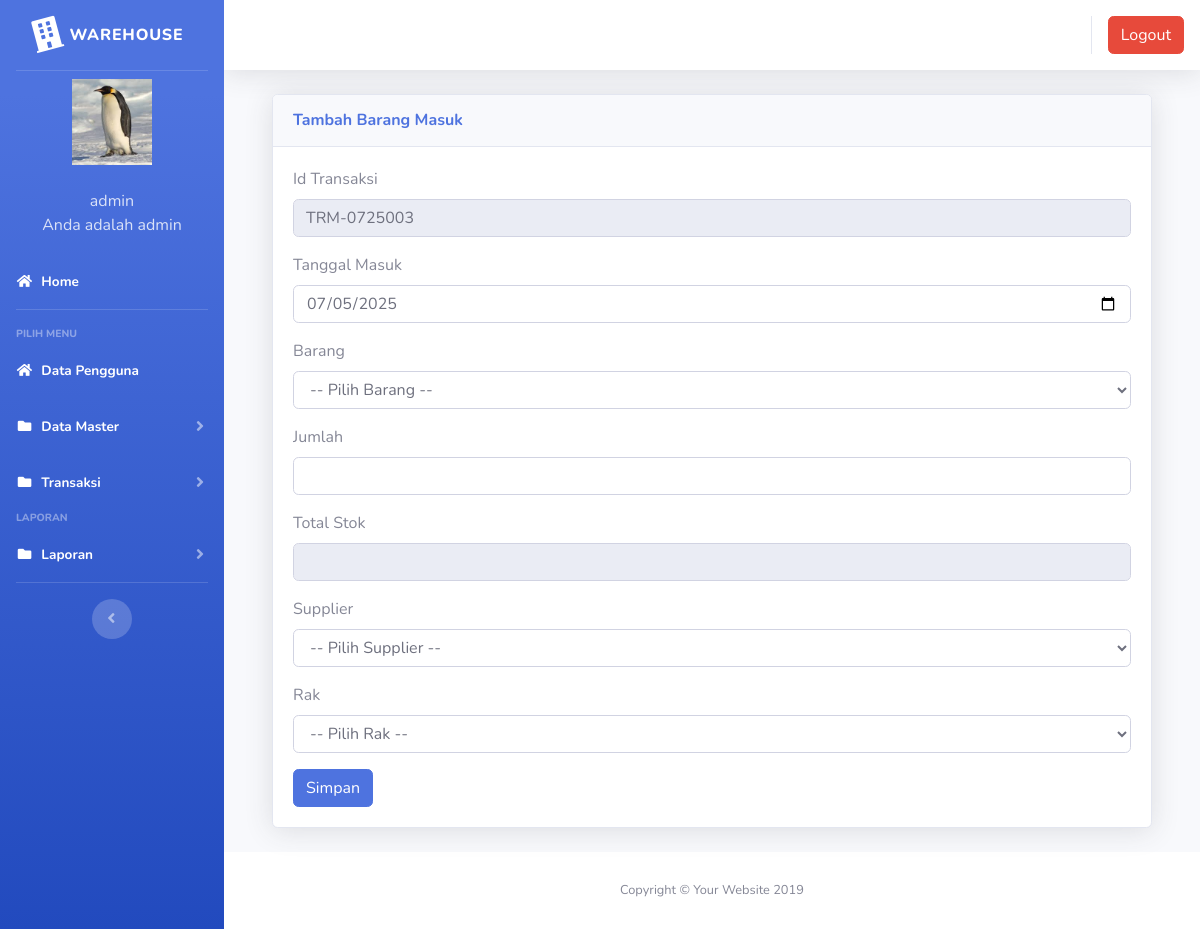
The page /inventori/index.php?page=barangmasuk&aksi=tambahbarangmasuk (signed in) on the database its author committed.
### tables this page shows
CREATE TABLE `users` (
  `id` int(11) NOT NULL,
  `nik` varchar(10) NOT NULL,
  `nama` varchar(100) NOT NULL,
  `alamat` varchar(200) NOT NULL,
  `telepon` varchar(100) NOT NULL,
  `username` varchar(100) NOT NULL,
  `password` varchar(100) NOT NULL,
  `level` varchar(25) NOT NULL DEFAULT 'member',
  `foto` varchar(25) NOT NULL
);

CREATE TABLE `barang_masuk` (
  `id` int(11) NOT NULL,
  `id_transaksi` varchar(100) NOT NULL,
  `tanggal` date NOT NULL,
  `kode_barang` varchar(100) NOT NULL,
  `nama_barang` varchar(100) NOT NULL,
  `pengirim` varchar(100) NOT NULL,
  `jumlah` varchar(100) NOT NULL,
  `satuan` varchar(100) NOT NULL,
  `id_rak` int(11) NOT NULL
);

### inventori/page/barangmasuk/tambahbarangmasuk.php (the view, shortened to what this page needs)
  <?php
$koneksi = new mysqli("localhost","root","","inventori");
$no = mysqli_query($koneksi, "select id_transaksi from barang_masuk order by id_transaksi desc");
$idtran = mysqli_fetch_array($no);
$kode = $idtran['id_transaksi'];
$urut = substr($kode, 8, 3);
$tambah = (int) $urut + 1;
$bulan = date("m");
$tahun = date("y");
if(strlen($tambah) == 1){
	$format = "TRM-".$bulan.$tahun."00".$tambah;
} else if(strlen($tambah) == 2){
	$format = "TRM-".$bulan.$tahun."0".$tambah;
} else{
	$format = "TRM-".$bulan.$tahun.$tambah;
}
$tanggal_masuk = date("Y-m-d");
?>
  <div class="container-fluid">
          <div class="card shadow mb-4">
            <div class="card-header py-3">
              <h6 class="m-0 font-weight-bold text-primary">Tambah Barang Masuk</h6>
            </div>
            <div class="card-body">
              <div class="table-responsive">
							<div class="body">
							<form method="POST" enctype="multipart/form-data">
							<label for="">Id Transaksi</label>
                            <div class="form-group">
                               <div class="form-line">
                                 <input type="text" name="id_transaksi" class="form-control" id="id_transaksi" value="<?php echo $format; ?>" readonly />
							</div>
                            </div>
							<label for="">Tanggal Masuk</label>
                            <div class="form-group">
                               <div class="form-line">
                                 <input type="date" name="tanggal_masuk" class="form-control" id="tanggal_masuk" value="<?php echo $tanggal_masuk; ?>" />
							</div>
                            </div>
							<label for="">Barang</label>
                            <div class="form-group">
                               <div class="form-line">
                                <select name="barang" id="cmb_barang" class="form-control" />
								<option value="">-- Pilih Barang  --</option>
							</div>
                            </div>
							<label for="">Jumlah</label>
                            <div class="form-group">
                               <div class="form-line">
                                <input type="text" name="jumlahmasuk" id="jumlahmasuk" onkeyup="sum()" class="form-control" />
							</div>
                            </div>
							<label for="jumlah">Total Stok</label>
                            <div class="form-group">
                               <div class="form-line">
                               <input readonly="readonly" name="jumlah" id="jumlah" type="number" class="form-control">
							</div>
                            </div>
								<label for="">Supplier</label>
                            <div class="form-group">
                               <div class="form-line">
                                <select name="pengirim" class="form-control" />
								<option value="">-- Pilih Supplier  --</option>
							</div>
                            </div>
							<label for="">Rak</label>
                            <div class="form-group">
                               <div class="form-line">
                                <select name="id_rak" class="form-control" />
								<option value="">-- Pilih Rak  --</option>
							</div>
                            </div>
							<input type="submit" name="simpan" value="Simpan" class="btn btn-primary">
							</form>

### inventori/index.php (shortened to what this page needs)
<?php
	$koneksi = new mysqli("localhost","yanuar","@boboho567","login");
	?>
<!DOCTYPE html>
<html lang="en">
<head>
  <link href="vendor/fontawesome-free/css/all.min.css" rel="stylesheet" type="text/css">
  <link href="css/sb-admin-2.min.css" rel="stylesheet">
  <link href="vendor/datatables/dataTables.bootstrap4.min.css" rel="stylesheet">
</head>
<body id="page-top">
  <div id="wrapper">
    <ul class="navbar-nav bg-gradient-primary sidebar sidebar-dark accordion" id="accordionSidebar">
      <a class="sidebar-brand d-flex align-items-center justify-content-center" href="index.php">
        <div class="sidebar-brand-icon rotate-n-15">
          <i class="fas fa-building"></i>
        </div>
        <div class="sidebar-brand-text mx-2">WareHouse</div>
      </a>
      <hr class="sidebar-divider my-0">
 <?php
   if ($_SESSION['admin']) {
	   $user = $_SESSION['admin'];
   }
   $sql =$koneksi->query("select * from users where id='$user'");
   $data = $sql->fetch_assoc();
   ?>
    <li class="d-flex align-items-center justify-content-center">
        <a class="nav-link">
		 <img src="img/<?php echo $data['foto']?>" class="img-circle" width="80" alt="User"/></a>
	  </li>
		 <li class="nav-item ">
        <a class="nav-link">
         	<div class="d-flex align-items-center justify-content-center" class="name">  <?php echo  $data['nama'];?></div></font>
			<div class="d-flex align-items-center justify-content-center" class="email">Anda adalah <?php echo $data['level'];?></div>
		 </a>
      </li>
      <li class="nav-item active">
        <a class="nav-link" href="?page=home">
          <i class="fas fa-fw fa-home"></i>
          <span>Home</span></a>
      </li>
      <hr class="sidebar-divider">
      <div class="sidebar-heading">
        Pilih Menu
      </div>
	    <li class="nav-item active">
        <a class="nav-link" href="?page=pengguna">
          <i class="fas fa-fw fa-home"></i>
          <span>Data Pengguna</span></a>
      </li>
	   <li class="nav-item active">
        <a class="nav-link collapsed" href="#" data-toggle="collapse" data-target="#collapseData" aria-expanded="true" aria-controls="collapseData">
          <i class="fas fa-fw fa-folder"></i>
          <span>Data Master</span>
        </a>
      </li>
	    <li class="nav-item active">
        <a class="nav-link collapsed" href="#" data-toggle="collapse" data-target="#collapsePages" aria-expanded="true" aria-controls="collapsePages">
          <i class="fas fa-fw fa-folder"></i>
          <span>Transaksi</span>
        </a>
      </li>
      <div class="sidebar-heading">
        Laporan
      </div>
	     <li class="nav-item active">
        <a class="nav-link collapsed" href="#" data-toggle="collapse" data-target="#collapseLaporan" aria-expanded="true" aria-controls="collapseLaporan">
          <i class="fas fa-fw fa-folder"></i>
          <span>Laporan</span>
        </a>
      </li>
      <hr class="sidebar-divider d-none d-md-block">
      <div class="text-center d-none d-md-inline">
        <button class="rounded-circle border-0" id="sidebarToggle"></button>
      </div>
    </ul>
    <div id="content-wrapper" class="d-flex flex-column">
      <div id="content">
        <nav class="navbar navbar-expand navbar-light bg-white topbar mb-4 static-top shadow">
          <ul class="navbar-nav ml-auto">
            <li class="nav-item dropdown no-arrow">
			 <div class="top-menu">
        <ul class="nav pull-right top-menu">
		      <li><a onclick="return confirm('Apakah anda yakin akan logout?')" class="btn btn-danger" class="logout" href="logout.php">Logout</a></li>
        </ul>
      </div>
            </li>
          </ul>
        </nav>
        <div class="container-fluid">
		 <section class="content">
		      <?php
			   $page = $_GET['page'];
			   $aksi = $_GET['aksi'];
				   if ($page == "barangmasuk") {
				    if ($aksi == "tambahbarangmasuk") {
					   include "page/barangmasuk/tambahbarangmasuk.php";
				   }
			   }
			   ?>
    </section>
</div>
      <footer class="sticky-footer bg-white">
        <div class="container my-auto">
          <div class="copyright text-center my-auto">
            <span>Copyright &copy; Your Website 2019</span>
          </div>
        </div>
      </footer>
    </div>
  </div>
  </div>
</body>
</html>

### rows shown on the page
users: foto (picture), nama "admin", level "admin"
barang_masuk: id_transaksi "TRM-0725003"
